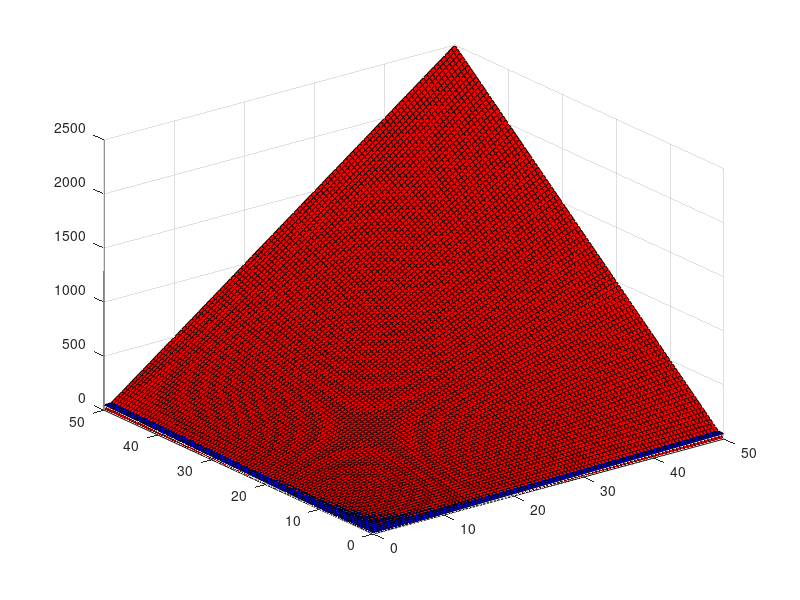

Write the MATLAB code that produced this figure.
[ P11 , P22 ] = meshgrid( 0 : 0.5 : 50 , 0 : 0.5 : 50 );

surf( P22 , P11 , P11 + P22 , 'FaceColor' , 'b' )

hold on

surf( P22 , P11 , P11 .* P22 , 'FaceColor' , 'r' )